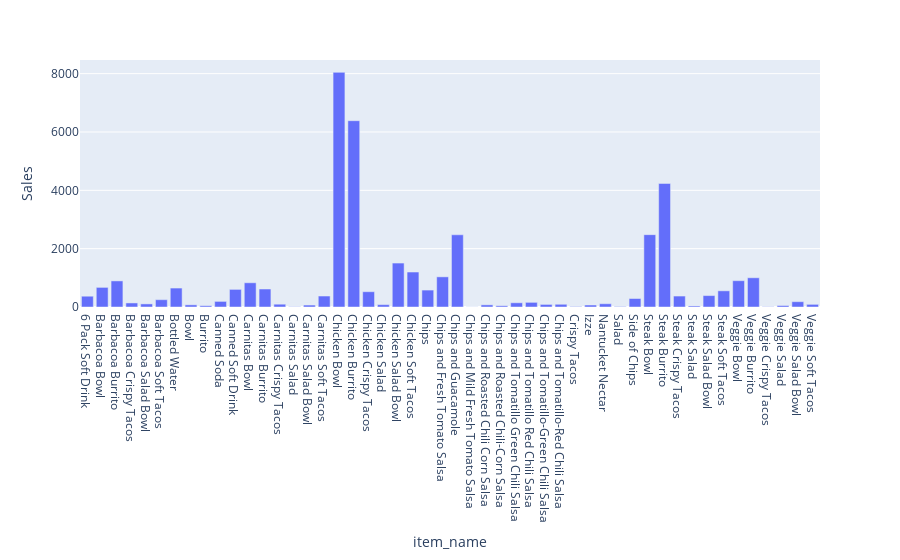

Notebook code for this chart:
### Code cell
fig3 = px.bar(data_frame=df_chipo_bar,y='Sales')
fig3.show()

### Figure 1 — Plotly figure (JSON) as saved in the notebook; plotly's stock layout.template omitted (floating-point values rounded to 4 significant figures)
{"data": [{"alignmentgroup": "True", "hovertemplate": "item_name=%{x}<br>Sales=%{y}<extra></extra>", "legendgroup": "", "marker": {"color": "#636efa", "pattern": {"shape": ""}}, "name": "", "offsetgroup": "", "orientation": "v", "showlegend": false, "textposition": "auto", "type": "bar", "x": ["6 Pack Soft Drink", "Barbacoa Bowl", "Barbacoa Burrito", "Barbacoa Crispy Tacos", "Barbacoa Salad Bowl", "Barbacoa Soft Tacos", "Bottled Water", "Bowl", "Burrito", "Canned Soda", "Canned Soft Drink", "Carnitas Bowl", "Carnitas Burrito", "Carnitas Crispy Tacos", "Carnitas Salad", "Carnitas Salad Bowl", "Carnitas Soft Tacos", "Chicken Bowl", "Chicken Burrito", "Chicken Crispy Tacos", "Chicken Salad", "Chicken Salad Bowl", "Chicken Soft Tacos", "Chips", "Chips and Fresh Tomato Salsa", "Chips and Guacamole", "Chips and Mild Fresh Tomato Salsa", "Chips and Roasted Chili Corn Salsa", "Chips and Roasted Chili-Corn Salsa", "Chips and Tomatillo Green Chili Salsa", "Chips and Tomatillo Red Chili Salsa", "Chips and Tomatillo-Green Chili Salsa", "Chips and Tomatillo-Red Chili Salsa", "Crispy Tacos", "Izze", "Nantucket Nectar", "Salad", "Side of Chips", "Steak Bowl", "Steak Burrito", "Steak Crispy Tacos", "Steak Salad", "Steak Salad Bowl", "Steak Soft Tacos", "Veggie Bowl", "Veggie Burrito", "Veggie Crispy Tacos", "Veggie Salad", "Veggie Salad Bowl", "Veggie Soft Tacos"], "xaxis": "x", "y": [369.9, 672.4, 894.8, 138.7, 106.4, 250.5, 649.2, 74, 44.4, 191.8, 603.8, 830.7, 616.3, 95.94, 8.99, 66.34, 375.9, 8045.0, 6387.0, 524.1, 81.09, 1506.0, 1199.0, 580.3, 1034.0, 2476.0, 3, 73.75, 43.02, 144.6, 159.3, 88.43, 93.21, 14.8, 67.8, 111.9, 14.8, 290.7, 2480.0, 4236.0, 375.3, 35.66, 391.2, 554.5, 902.0, 1002.0, 8.49, 50.94, 182.5, 90.94], "yaxis": "y"}], "layout": {"autosize": true, "barmode": "relative", "legend": {"tracegroupgap": 0}, "margin": {"t": 60}, "xaxis": {"anchor": "y", "autorange": true, "domain": [0, 1], "range": [-0.5, 49.5], "title": {"text": "item_name"}, "type": "category"}, "yaxis": {"anchor": "x", "autorange": true, "domain": [0, 1], "range": [0, 8468.0], "title": {"text": "Sales"}, "type": "linear"}}}
